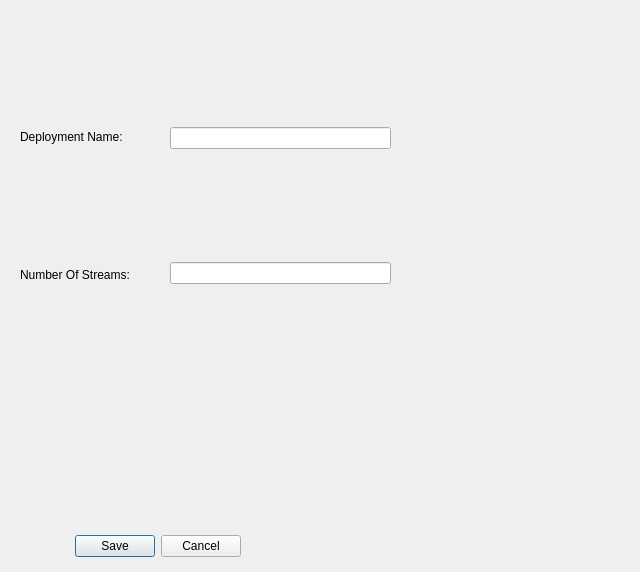
<?xml version="1.0" encoding="UTF-8"?>
<ui version="4.0">
 <class>Dialog</class>
 <widget class="QDialog" name="Dialog">
  <property name="geometry">
   <rect>
    <x>0</x>
    <y>0</y>
    <width>640</width>
    <height>572</height>
   </rect>
  </property>
  <property name="windowTitle">
   <string>New_Deployment</string>
  </property>
  <widget class="QDialogButtonBox" name="buttonBox">
   <property name="geometry">
    <rect>
     <x>60</x>
     <y>530</y>
     <width>181</width>
     <height>32</height>
    </rect>
   </property>
   <property name="orientation">
    <enum>Qt::Horizontal</enum>
   </property>
   <property name="standardButtons">
    <set>QDialogButtonBox::Cancel|QDialogButtonBox::Save</set>
   </property>
  </widget>
  <widget class="QWidget" name="verticalLayoutWidget">
   <property name="geometry">
    <rect>
     <x>20</x>
     <y>70</y>
     <width>147</width>
     <height>271</height>
    </rect>
   </property>
   <layout class="QVBoxLayout" name="verticalLayout">
    <item>
     <widget class="QLabel" name="label_3">
      <property name="text">
       <string>Deployment Name:</string>
      </property>
     </widget>
    </item>
    <item>
     <widget class="QLabel" name="label_2">
      <property name="text">
       <string>Number Of Streams:</string>
      </property>
     </widget>
    </item>
   </layout>
  </widget>
  <widget class="QWidget" name="verticalLayoutWidget_2">
   <property name="geometry">
    <rect>
     <x>170</x>
     <y>20</y>
     <width>221</width>
     <height>371</height>
    </rect>
   </property>
   <layout class="QVBoxLayout" name="verticalLayout_2">
    <item>
     <widget class="QLineEdit" name="Dep_Name_LE"/>
    </item>
    <item>
     <widget class="QLineEdit" name="No_Streams_LE"/>
    </item>
   </layout>
  </widget>
 </widget>
 <resources/>
 <connections>
  <connection>
   <sender>buttonBox</sender>
   <signal>accepted()</signal>
   <receiver>Dialog</receiver>
   <slot>accept()</slot>
   <hints>
    <hint type="sourcelabel">
     <x>248</x>
     <y>254</y>
    </hint>
    <hint type="destinationlabel">
     <x>157</x>
     <y>274</y>
    </hint>
   </hints>
  </connection>
  <connection>
   <sender>buttonBox</sender>
   <signal>rejected()</signal>
   <receiver>Dialog</receiver>
   <slot>reject()</slot>
   <hints>
    <hint type="sourcelabel">
     <x>316</x>
     <y>260</y>
    </hint>
    <hint type="destinationlabel">
     <x>286</x>
     <y>274</y>
    </hint>
   </hints>
  </connection>
 </connections>
</ui>
